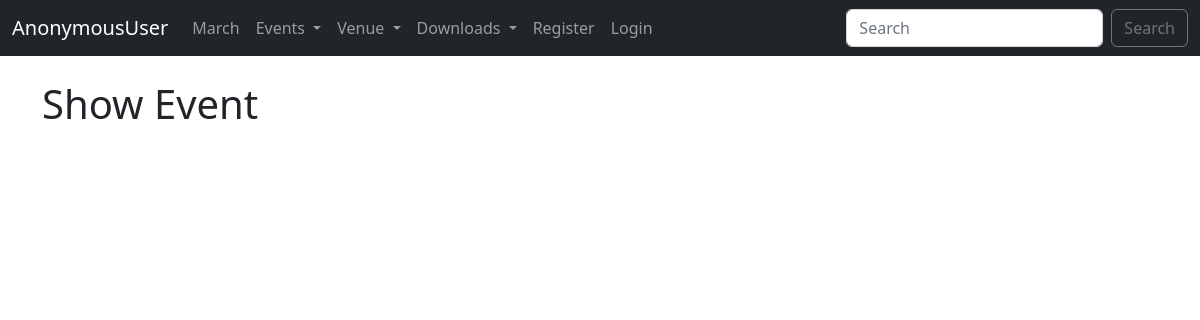
Page /show_event/5/ on the earlier database version.
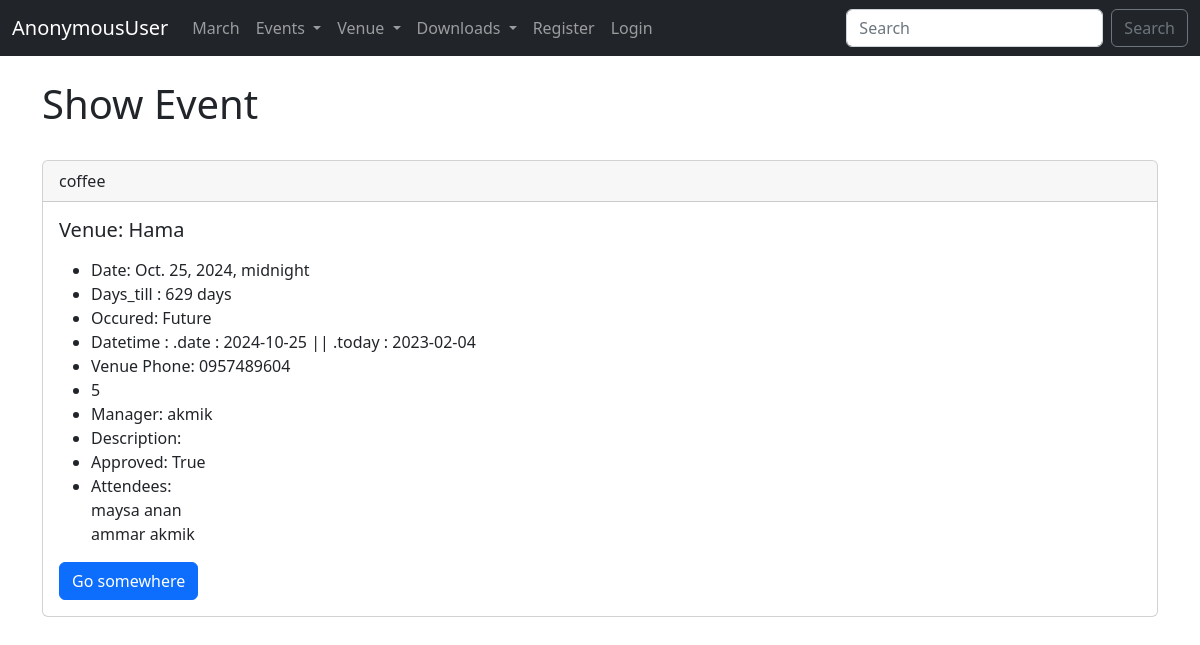
Same page on the later database version.
### events/models.py (models this page shows)
class Event(models.Model):
	name = models.CharField("Event Name", max_length = 120)
	event_date = models.DateTimeField("Event Date")
	venue = models.ForeignKey(Venue, blank=True,null=True,on_delete=models.CASCADE)
	manager = models.ForeignKey(User, blank = True, null = True, on_delete = models.SET_NULL)
	attendees = models.ManyToManyField(MyClubUser, blank=True)
	description = models.TextField(blank=True)
	approved = models.BooleanField('Approved', default=False)
	def __str__(self):
		return self.name
	@property
	def Days_till(self):
		today = date.today()
		days_till = self.event_date.date() - today
		days_till_stripped = str(days_till).split(",",1)[0]
		return days_till_stripped
	@property
	def Is_Past(self):
		today = date.today()
		if self.event_date.date() < today:
			thing = "Past"
		else:
			thing = "Future"
		return thing
	@property
	def datetime(self):
		date = self.event_date.date()
		today = date.today()
		pr = f''' .date : {date} || .today : {today} '''
		return pr

class Venue(models.Model):
	name = models.CharField("Venue Name", max_length=120)
	address = models.CharField(max_length=300)
	zip_code = models.CharField("Zip Code", max_length=15)
	phone = models.CharField("Contact Phone", max_length=25)
	web = models.URLField("Website Address")
	email_address = models.EmailField("Email")
	owner = models.IntegerField('Venue Owner', blank=False, default=1)
	venue_image = models.ImageField(null=True, blank=True, upload_to='images/')
	class Meta: # Go to admin site
		verbose_name_plural = ('Test')
		verbose_name = ('Postion')
		ordering = ('-name',)
	def __str__(self):
		return self.name

class MyClubUser(models.Model):
	first_name = models.CharField(max_length=30)
	last_name = models.CharField(max_length=30)
	email = models.EmailField("User Email")
	def __str__(self):
		return self.first_name + ' ' + self.last_name

### events/views.py (the view)
# urls.py: path('show_event/<event_id>/', views.show_event, name = "show_event"),
def show_event(request, event_id):
	event = Event.objects.get(pk=event_id)
	return render(request, 'events/show_event.html', {
		'event': event
		})

### events/templates/events/show_event.html (shortened to what this page needs)
{% extends 'events/layout.html' %}
{% block body %}
<h1>Show Event</h1>
<br>
		{% if event.approved %}
		<div class="card">
  			<div class="card-header">{{ event }}</div>
  			<div class="card-body">
    			<h5 class="card-title">Venue: {{ event.venue }}</h5>
    			<p class="card-text">
					<ul>
						<li>Date: {{ event.event_date }}</li>
						<li>Days_till : {{ event.Days_till }}</li>
						<li>Occured: {{ event.Is_Past }}</li>
						<li>Datetime : {{ event.datetime }}</li>
						<li>Venue Phone: {{ event.venue.phone }}</li>
						<li>{{ event.id }}</li>
						<li>Manager: {{ event.manager }}</li>
						<li>Description: {{ event.description }}</li>
						<li>Approved: {{ event.approved }}
						<li>Attendees:
							{% for attend in event.attendees.all %}
								&nbsp<br>{{ attend }}
							{% endfor %}
						</li>
					</ul>
    			</p>
    			<a href="#" class="btn btn-primary">Go somewhere</a>
  			</div>
		</div>
		<br>
		{% endif %}
{% endblock %}

Differences in the rows shown:
now on this page (row edited): Event: name "coffee", venue "Hama", event_date "Oct. 25, 2024, midnight", Days_till "629 days", Is_Past "Future", datetime ".date : 2024-10-25 || .today : 2023-02-04", venue.phone "0957489604", id "5", manager "akmik", approved "True"
changed Event: approved False → True (drawn)
now on this page (row unchanged): MyClubUser: first_name+last_name "maysa anan"
now on this page (row unchanged): MyClubUser: first_name+last_name "ammar akmik"
Other differences:
text now shown: "Venue: Date: Days_till : Occured: Datetime : Venue Phone: Manager: Description: Approved: Attendees: Go somewhere"
